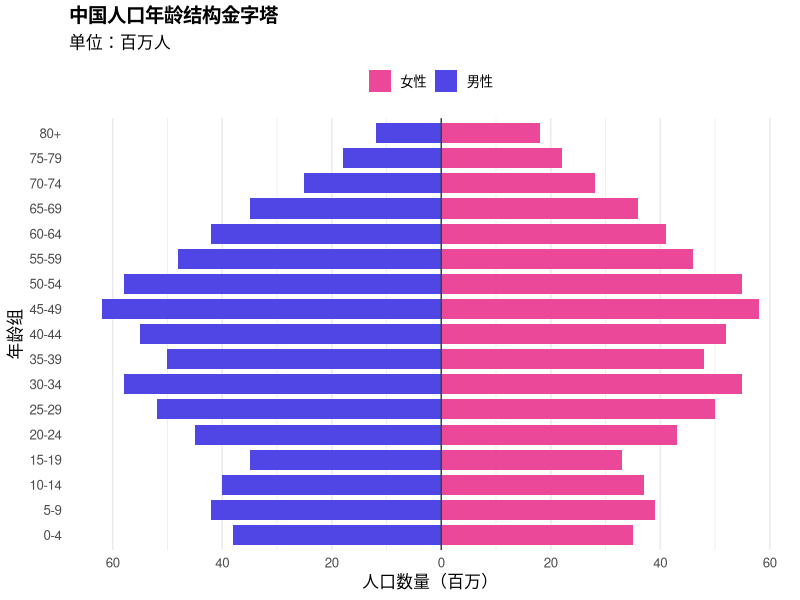
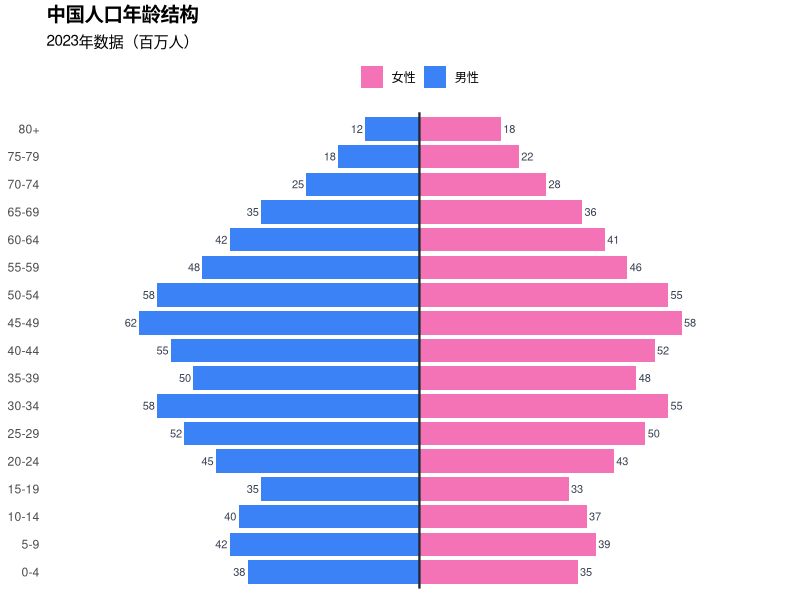
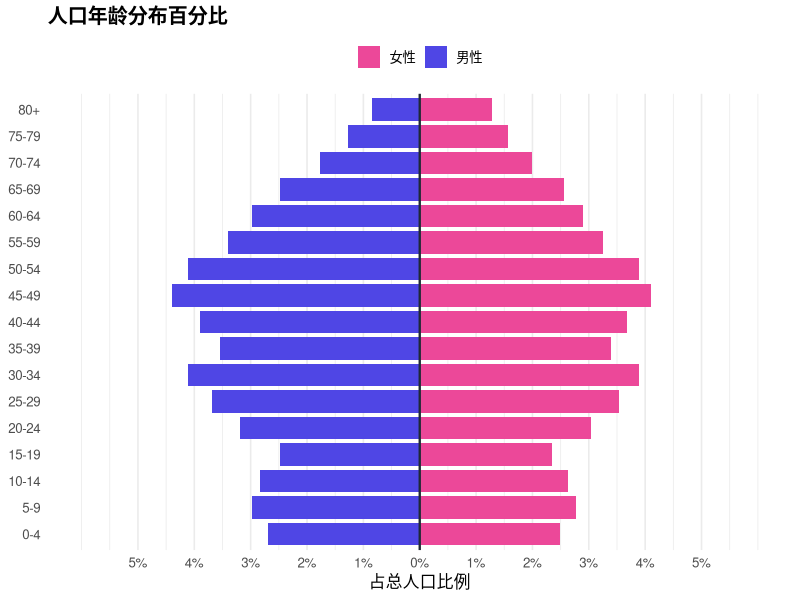
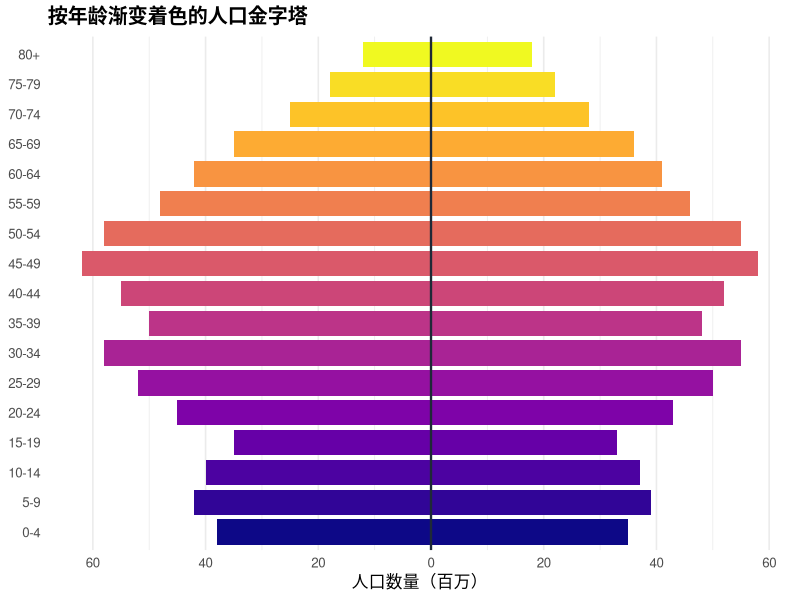
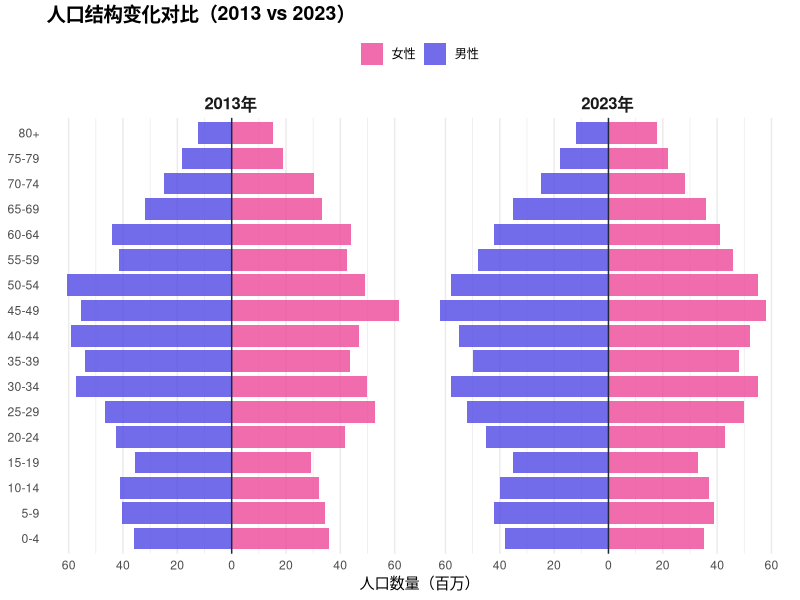
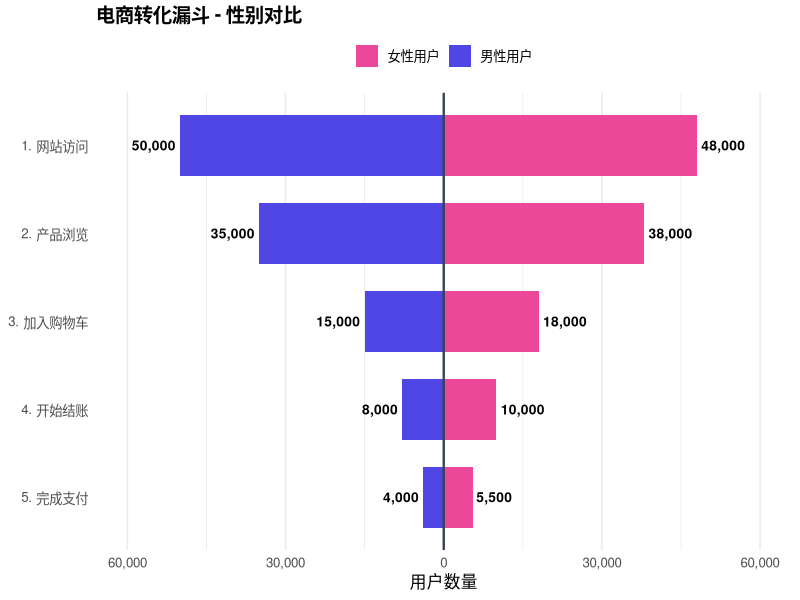
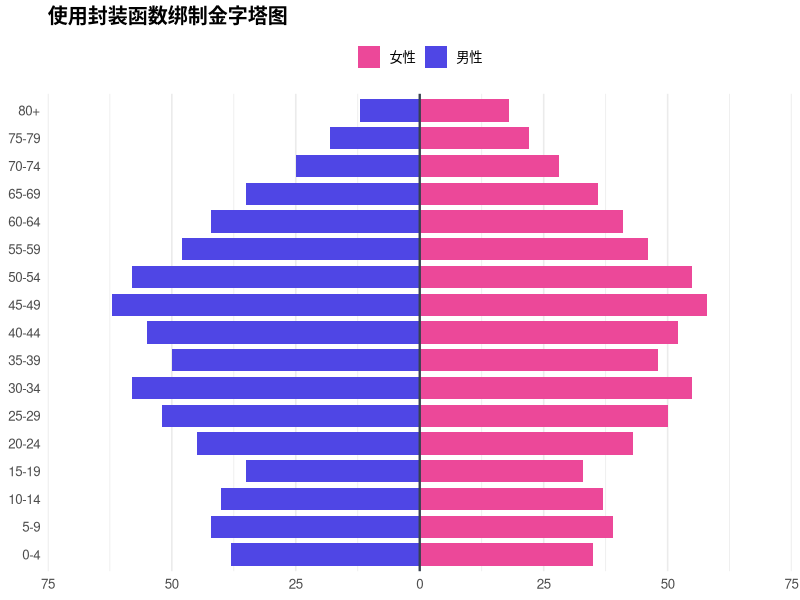

R code for these plots, in order:
## ---- chunk 1
knitr::opts_chunk$set(
    echo = TRUE,
    warning = FALSE,
    message = FALSE,
    fig.width = 9,
    fig.height = 7,
    fig.retina = 2,
    out.width = "100%",
    dpi = 150
)
## ---- chunk 2
library(ggplot2)
library(dplyr)
library(scales)
library(forcats)
## ---- chunk 3
# 创建中国人口结构示例数据（简化版）
population_data <- data.frame(
    age_group = rep(c(
        "0-4", "5-9", "10-14", "15-19", "20-24",
        "25-29", "30-34", "35-39", "40-44", "45-49",
        "50-54", "55-59", "60-64", "65-69", "70-74",
        "75-79", "80+"
    ), each = 2),
    gender = rep(c("男性", "女性"), 17),
    population = c(
        # 男性, 女性 (百万人)
        38, 35, # 0-4
        42, 39, # 5-9
        40, 37, # 10-14
        35, 33, # 15-19
        45, 43, # 20-24
        52, 50, # 25-29
        58, 55, # 30-34
        50, 48, # 35-39
        55, 52, # 40-44
        62, 58, # 45-49
        58, 55, # 50-54
        48, 46, # 55-59
        42, 41, # 60-64
        35, 36, # 65-69
        25, 28, # 70-74
        18, 22, # 75-79
        12, 18 # 80+
    )
)

# 将年龄组转换为有序因子
population_data <- population_data %>%
    mutate(
        age_group = factor(age_group, levels = c(
            "0-4", "5-9", "10-14", "15-19", "20-24", "25-29", "30-34",
            "35-39", "40-44", "45-49", "50-54", "55-59", "60-64", "65-69",
            "70-74", "75-79", "80+"
        )),
        # 将男性人口转为负值
        population_adj = ifelse(gender == "男性", -population, population)
    )

head(population_data)
## ---- chunk 4
ggplot(population_data, aes(x = population_adj, y = age_group, fill = gender)) +
    geom_col(width = 0.8) +
    # 添加中心轴
    geom_vline(xintercept = 0, color = "#374151", linewidth = 0.5) +
    # 颜色设置
    scale_fill_manual(
        values = c("男性" = "#4f46e5", "女性" = "#ec4899")
    ) +
    # 调整x轴刻度（显示正数）
    scale_x_continuous(
        breaks = seq(-60, 60, by = 20),
        labels = abs
    ) +
    labs(
        title = "中国人口年龄结构金字塔",
        subtitle = "单位：百万人",
        x = "人口数量（百万）",
        y = "年龄组",
        fill = NULL
    ) +
    theme_minimal(base_size = 12) +
    theme(
        panel.grid.major.y = element_blank(),
        legend.position = "top",
        plot.title = element_text(face = "bold", size = 14)
    )
## ---- chunk 5
ggplot(population_data, aes(x = population_adj, y = age_group, fill = gender)) +
    geom_col(width = 0.85) +
    geom_vline(xintercept = 0, color = "#1f2937", linewidth = 0.8) +
    # 添加数值标签
    geom_text(
        aes(
            label = population,
            hjust = ifelse(gender == "男性", 1.2, -0.2)
        ),
        size = 2.8,
        color = "#374151"
    ) +
    scale_fill_manual(
        values = c("男性" = "#3b82f6", "女性" = "#f472b6")
    ) +
    scale_x_continuous(
        breaks = seq(-60, 60, by = 20),
        labels = abs,
        limits = c(-75, 75)
    ) +
    labs(
        title = "中国人口年龄结构",
        subtitle = "2023年数据（百万人）",
        x = NULL,
        y = NULL,
        fill = NULL
    ) +
    theme_minimal(base_size = 11) +
    theme(
        panel.grid = element_blank(),
        legend.position = "top",
        plot.title = element_text(face = "bold", size = 14),
        axis.text.x = element_blank()
    )
## ---- chunk 6
# 计算百分比
total_pop <- sum(population_data$population)

population_pct <- population_data %>%
    mutate(
        pct = population / total_pop * 100,
        pct_adj = ifelse(gender == "男性", -pct, pct)
    )

ggplot(population_pct, aes(x = pct_adj, y = age_group, fill = gender)) +
    geom_col(width = 0.85) +
    geom_vline(xintercept = 0, color = "#1f2937", linewidth = 0.8) +
    scale_fill_manual(
        values = c("男性" = "#4f46e5", "女性" = "#ec4899")
    ) +
    scale_x_continuous(
        breaks = seq(-5, 5, by = 1),
        labels = function(x) paste0(abs(x), "%"),
        limits = c(-6, 6)
    ) +
    labs(
        title = "人口年龄分布百分比",
        x = "占总人口比例",
        y = NULL,
        fill = NULL
    ) +
    theme_minimal(base_size = 12) +
    theme(
        panel.grid.major.y = element_blank(),
        legend.position = "top",
        plot.title = element_text(face = "bold")
    )
## ---- chunk 7
# 添加年龄段颜色
library(viridis)

ggplot(population_data, aes(x = population_adj, y = age_group, fill = age_group)) +
    geom_col(width = 0.85) +
    geom_vline(xintercept = 0, color = "#1f2937", linewidth = 0.8) +
    # 使用viridis渐变色
    scale_fill_viridis_d(option = "plasma", guide = "none") +
    scale_x_continuous(
        breaks = seq(-60, 60, by = 20),
        labels = abs
    ) +
    labs(
        title = "按年龄渐变着色的人口金字塔",
        x = "人口数量（百万）",
        y = NULL
    ) +
    theme_minimal(base_size = 12) +
    theme(
        panel.grid.major.y = element_blank(),
        plot.title = element_text(face = "bold")
    )
## ---- chunk 8
# 创建两期数据
multi_year_pop <- rbind(
    population_data %>% mutate(year = "2023年"),
    population_data %>%
        mutate(
            year = "2013年",
            population = population * runif(nrow(population_data), 0.85, 1.1),
            population_adj = ifelse(gender == "男性", -population, population)
        )
)

ggplot(multi_year_pop, aes(x = population_adj, y = age_group, fill = gender)) +
    geom_col(width = 0.85, position = "identity", alpha = 0.8) +
    geom_vline(xintercept = 0, color = "#1f2937", linewidth = 0.5) +
    facet_wrap(~year, ncol = 2) +
    scale_fill_manual(
        values = c("男性" = "#4f46e5", "女性" = "#ec4899")
    ) +
    scale_x_continuous(
        breaks = seq(-60, 60, by = 20),
        labels = abs
    ) +
    labs(
        title = "人口结构变化对比（2013 vs 2023）",
        x = "人口数量（百万）",
        y = NULL,
        fill = NULL
    ) +
    theme_minimal(base_size = 11) +
    theme(
        panel.grid.major.y = element_blank(),
        legend.position = "top",
        plot.title = element_text(face = "bold", size = 14),
        strip.text = element_text(face = "bold", size = 12)
    )
## ---- chunk 9
# 营销漏斗数据
funnel_data <- data.frame(
    stage = factor(c(
        "1. 网站访问", "2. 产品浏览", "3. 加入购物车",
        "4. 开始结账", "5. 完成支付"
    ), levels = rev(c(
        "1. 网站访问", "2. 产品浏览", "3. 加入购物车",
        "4. 开始结账", "5. 完成支付"
    ))),
    male = c(50000, 35000, 15000, 8000, 4000),
    female = c(48000, 38000, 18000, 10000, 5500)
)

# 转换格式
funnel_long <- funnel_data %>%
    tidyr::pivot_longer(
        cols = c(male, female),
        names_to = "gender",
        values_to = "count"
    ) %>%
    mutate(
        count_adj = ifelse(gender == "male", -count, count),
        gender = ifelse(gender == "male", "男性用户", "女性用户")
    )

ggplot(funnel_long, aes(x = count_adj, y = stage, fill = gender)) +
    geom_col(width = 0.7) +
    geom_vline(xintercept = 0, color = "#374151", linewidth = 0.8) +
    geom_text(
        aes(
            label = scales::comma(count),
            hjust = ifelse(gender == "男性用户", 1.1, -0.1)
        ),
        size = 3.5,
        fontface = "bold"
    ) +
    scale_fill_manual(
        values = c("男性用户" = "#4f46e5", "女性用户" = "#ec4899")
    ) +
    scale_x_continuous(
        labels = function(x) comma(abs(x)),
        limits = c(-60000, 60000)
    ) +
    labs(
        title = "电商转化漏斗 - 性别对比",
        x = "用户数量",
        y = NULL,
        fill = NULL
    ) +
    theme_minimal(base_size = 12) +
    theme(
        panel.grid.major.y = element_blank(),
        legend.position = "top",
        plot.title = element_text(face = "bold", size = 14)
    )
## ---- chunk 10
#' 快速绘制人口金字塔图
#' @param data 数据框，需包含 age, gender, value 列
#' @param age_col 年龄列名
#' @param gender_col 性别列名
#' @param value_col 数值列名
#' @param male_label 男性标签
#' @param female_label 女性标签
#' @param title 标题
plot_pyramid <- function(data, age_col, gender_col, value_col,
                         male_label = "男性", female_label = "女性",
                         colors = c("#4f46e5", "#ec4899"),
                         title = NULL) {
    data <- data %>%
        mutate(
            value_adj = ifelse(
                .data[[gender_col]] == male_label,
                -.data[[value_col]],
                .data[[value_col]]
            )
        )

    max_val <- max(abs(data$value_adj)) * 1.1

    ggplot(data, aes(
        x = value_adj,
        y = .data[[age_col]],
        fill = .data[[gender_col]]
    )) +
        geom_col(width = 0.8) +
        geom_vline(xintercept = 0, color = "#374151", linewidth = 0.8) +
        scale_fill_manual(values = setNames(colors, c(male_label, female_label))) +
        scale_x_continuous(
            breaks = scales::breaks_extended(n = 7),
            labels = abs,
            limits = c(-max_val, max_val)
        ) +
        labs(title = title, x = NULL, y = NULL, fill = NULL) +
        theme_minimal(base_size = 12) +
        theme(
            panel.grid.major.y = element_blank(),
            legend.position = "top",
            plot.title = element_text(face = "bold")
        )
}

# 使用示例
plot_pyramid(
    population_data, "age_group", "gender", "population",
    title = "使用封装函数绑制金字塔图"
)
